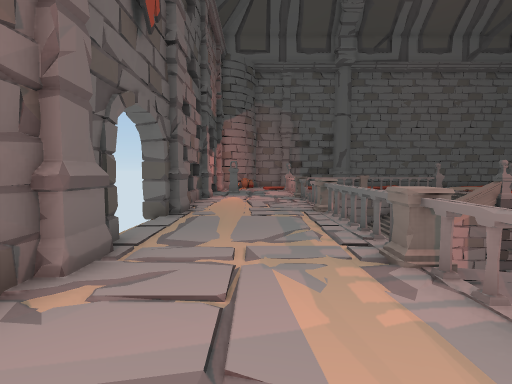
View 1 (above)

23 first-person views from a walk through a scene from a Unity 3-D project. The camera is 1.2 m above the floor, tilts 4° down and sees 85° across. The floor is counted in squares, 1 m on a side. Each view is taken from the middle of a square. On the plan, view 1 faces up. The plan holds only what a view shows up to about 13 squares ahead; the rest is blank. The place goes on beyond the plan. Some animated figures are left out. Door leaves are left out, so doorways stand open.

View 2
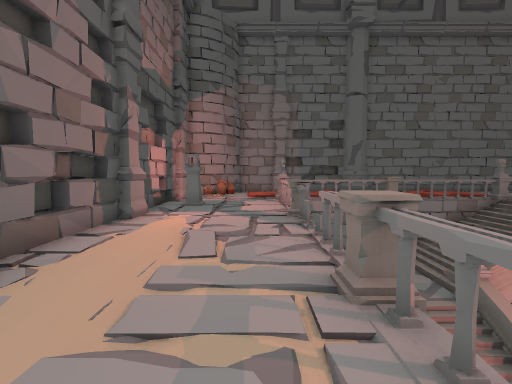

View 3
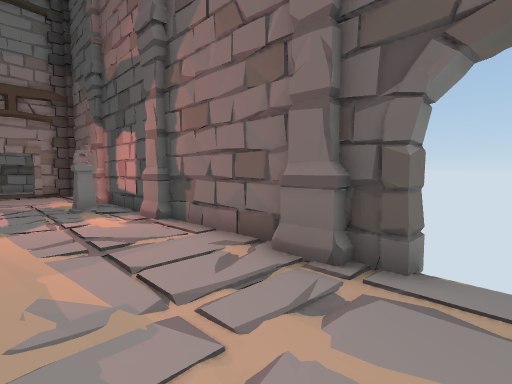

View 4
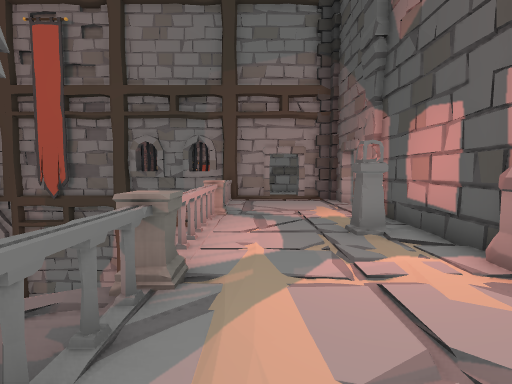

View 5
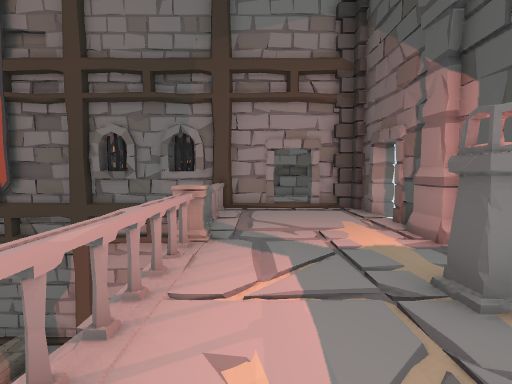

View 6
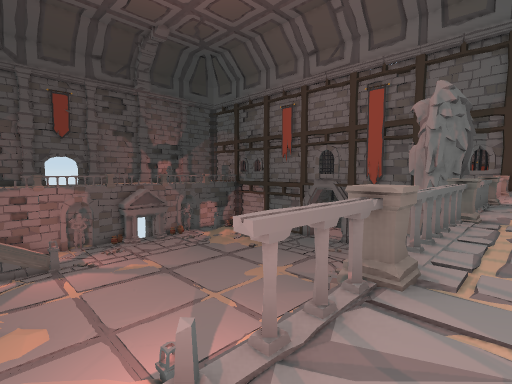

View 7
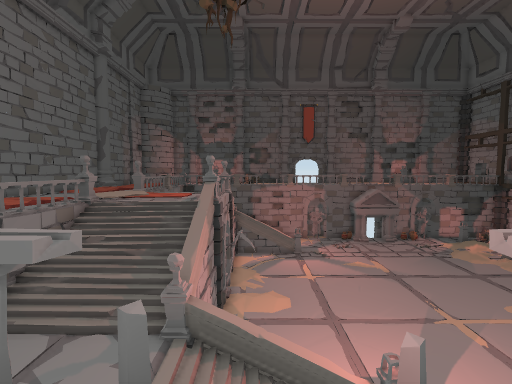

View 8
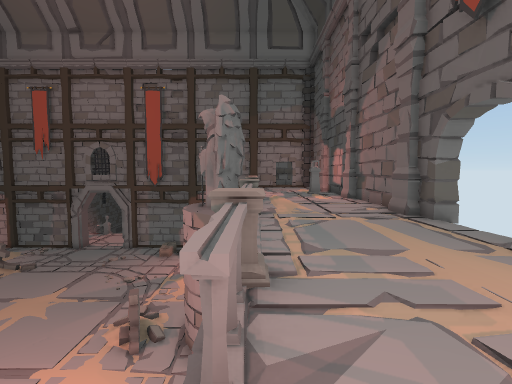

View 9
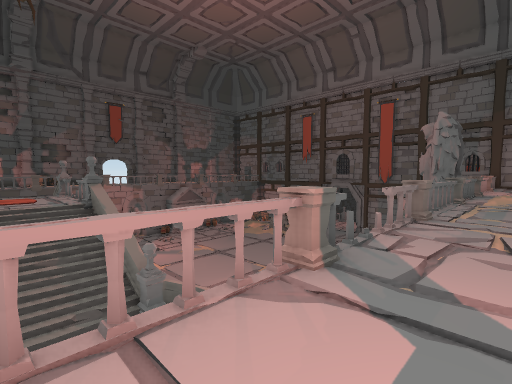

View 10
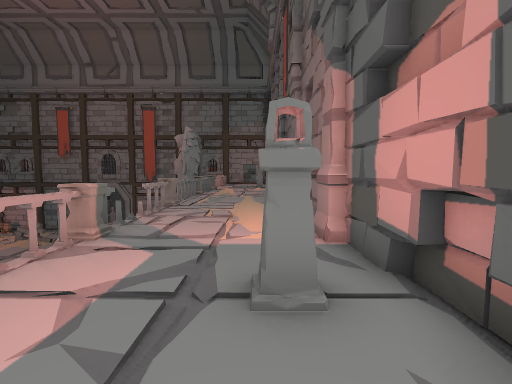

View 11
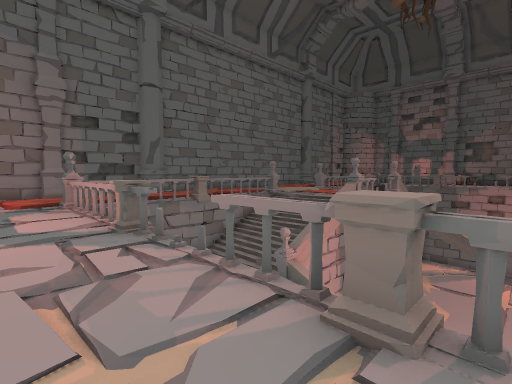

View 12
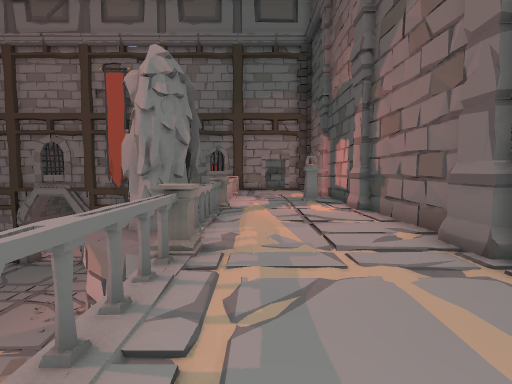

View 13
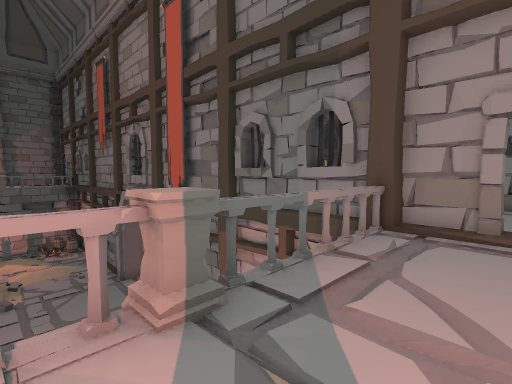

View 14
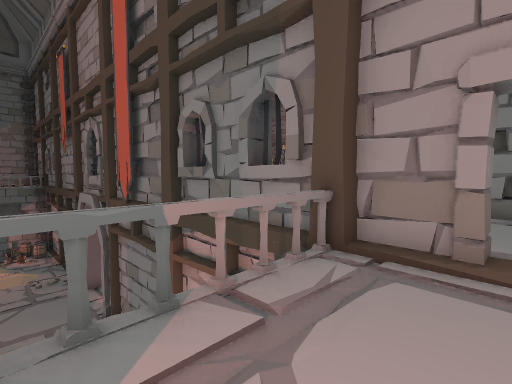

View 15
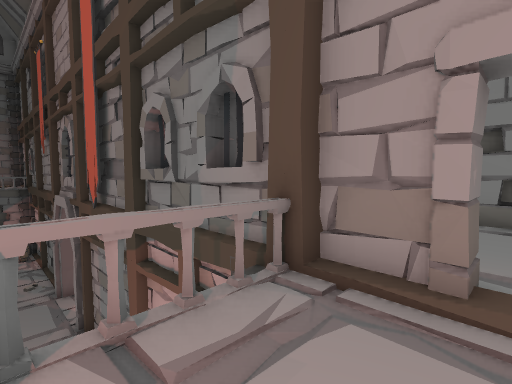

View 16
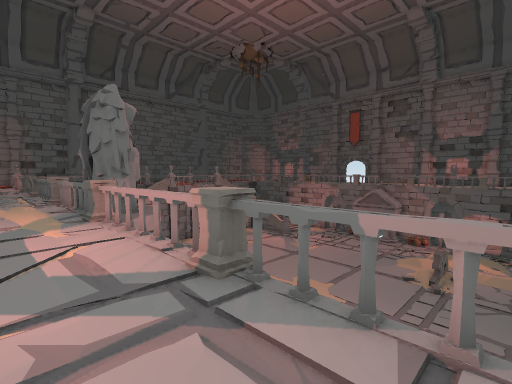

View 17
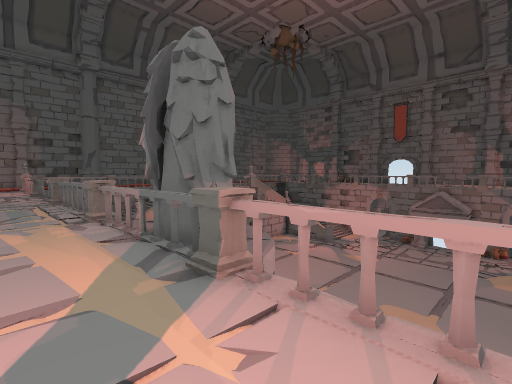

View 18
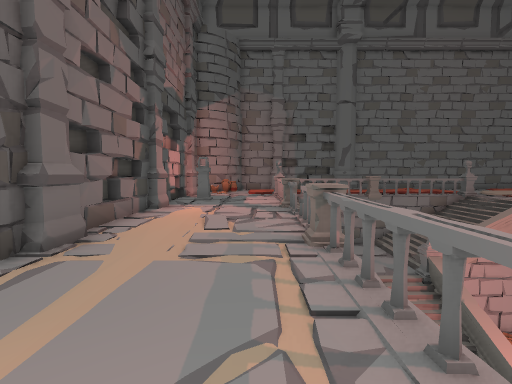

View 19
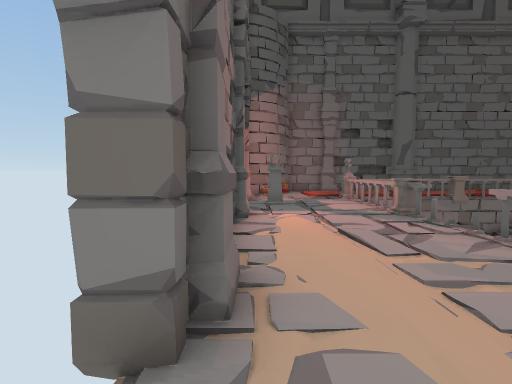

View 20
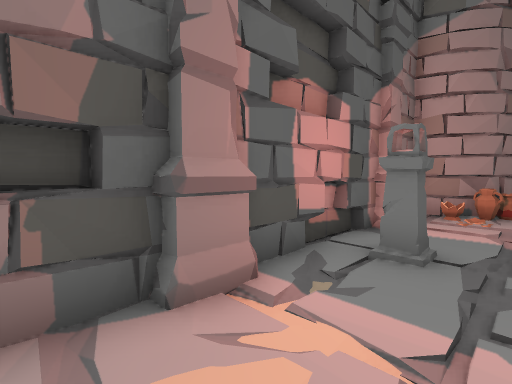

View 21
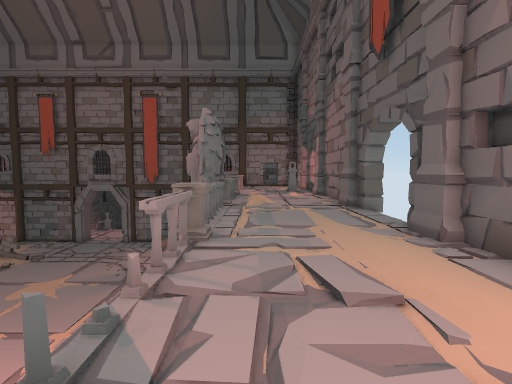

View 22
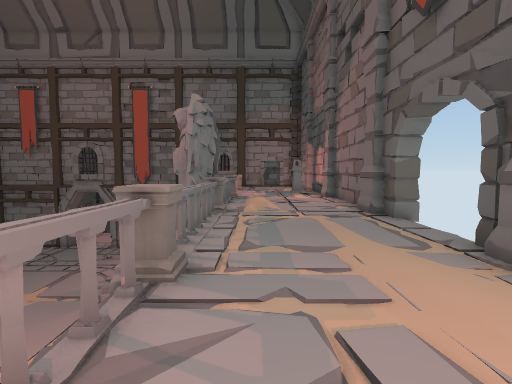

View 23
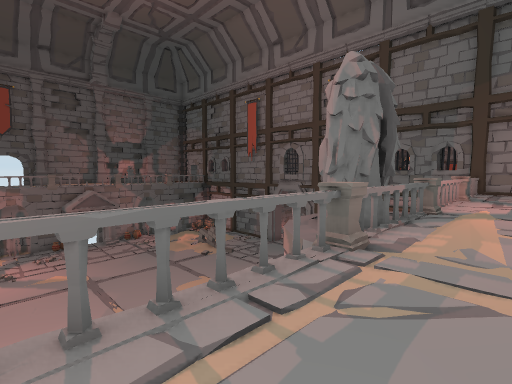

### Floor plan
Key: @ floor where view 1 was taken; # wall or solid block; x gap in a wall; . main floor; : floor 0.25 m higher than the main floor; + floor 2.5 m higher than the main floor; * floor 3.5 m higher than the main floor; % floor 3.75 m higher than the main floor; & floor 4 m higher than the main floor; $ floor 5 m higher than the main floor; / step, stairs or slope; D open door; = window, fence, low wall or low ledge; ^ raised ledge; v drop or lower ground; P pillar; R rug; O other object.
Columns run from 3 left of view 1 to 20 right of it. Each row starts with its distance up from view 1.
 19 #P$$$#OOOOOOOOO#
 18 #$$$$O     v*%/$$
 17 #$$$$O   ++==///$
 16 #$P$$O   ++=*///$$
 15 #$$$$O   ++==&//$R$$
 14 #P$$$O   /####^###$#
 13 #$$$$#   /=  O ..O
 12 #$$$$/   /=    ..:...
 11 #$$$$O    ^   .../...
 10 #$$$$O    ^  ........
  9 #P$$$O    P .........
  8 #/$$$#      ........
  7 D$$$$      .........
  6 D$$$$      .........
  5 D$$$$O     ........
  4 #P$$$O ...........
  3 #$$$$O #..........
  2 #$$$$O##.OO.......
  1 #$$$$O# ..O.......
  0 #$$@$O# .//.......
 -1 #P$$$O#     .......
 -2 #P$$$#      ........
 -3 #$$$$x      ........
 -4 #$P$$       ........
 -5 #$$$$O        ...... OOO
 -6 #P$$$O         .....
 -7 #P$$$O         .....
 -8 D$$$$O         .....
 -9 D$$$$O         .....
-10 #$$$$O         .....
-11 ##DD#############..
-12        #  #

Where each view was taken, in squares from view 1:
view 1: 0 up, 0 right, facing up
view 2: 6 up, 1 right, facing up
view 3: 6 up, 1 right, facing down-left
view 4: 2 up, 1 right, facing down
view 5: 1 down, 1 right, facing down
view 6: 12 up, 1 right, facing down-right
view 7: 12 up, 1 right, facing right
view 8: 12 up, 2 right, facing down
view 9: 17 up, 0 right, facing down-right
view 10: 19 up, 1 left, facing down
view 11: 8 up, 0 right, facing up-right
view 12: 8 up, 1 right, facing down
view 13: 5 down, 0 right, facing down-right
view 14: 7 down, 0 right, facing down-right
view 15: 8 down, 0 right, facing down-right
view 16: 9 down, 0 right, facing up-right
view 17: 4 down, 0 right, facing up-right
view 18: 4 up, 1 right, facing up
view 19: 6 up, 2 left, facing up
view 20: 12 up, 0 right, facing up-left
view 21: 14 up, 1 right, facing down
view 22: 12 up, 1 right, facing down
view 23: 8 up, 0 right, facing down-right
